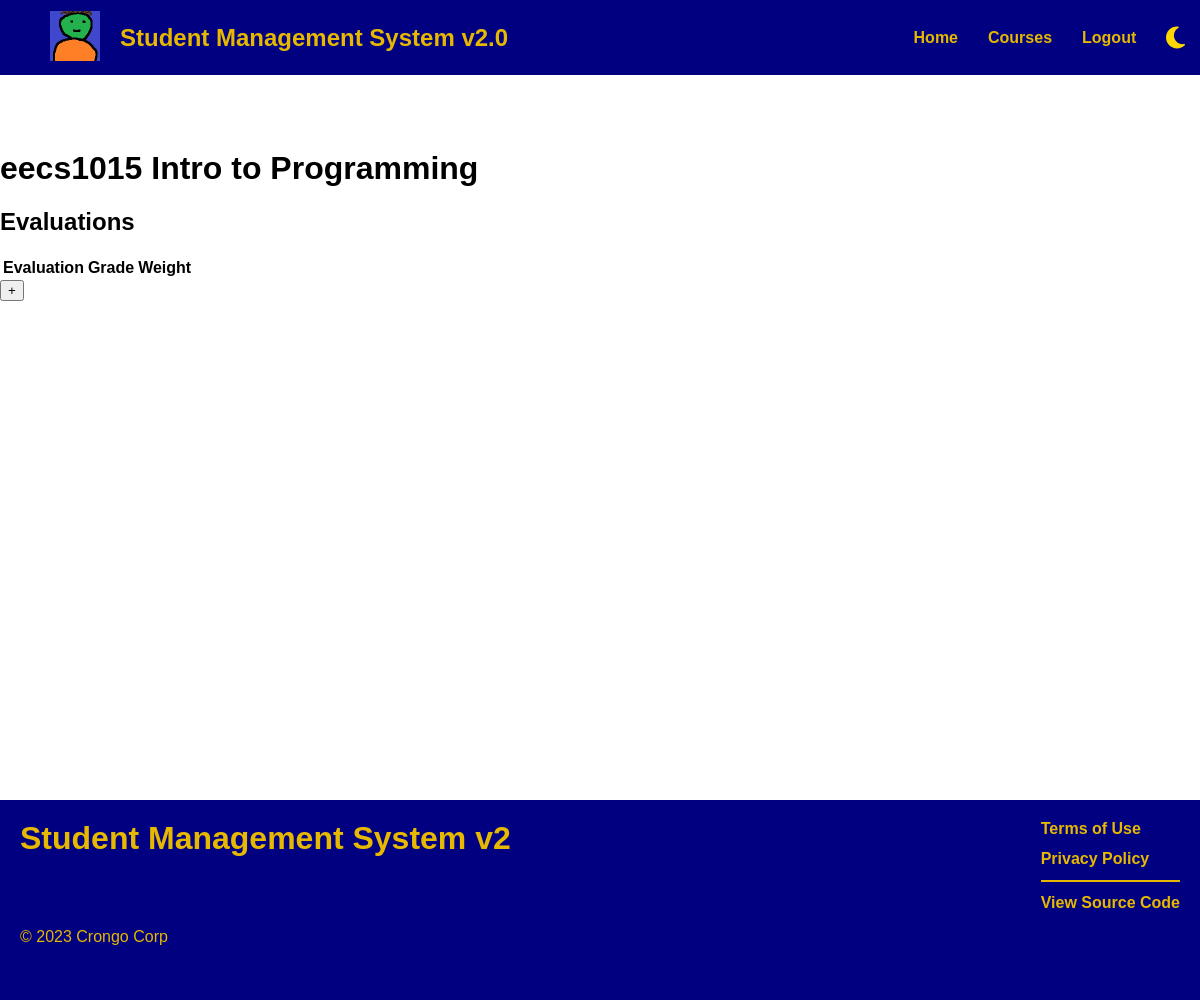
Before: /course/4 (signed in) with the older database file.
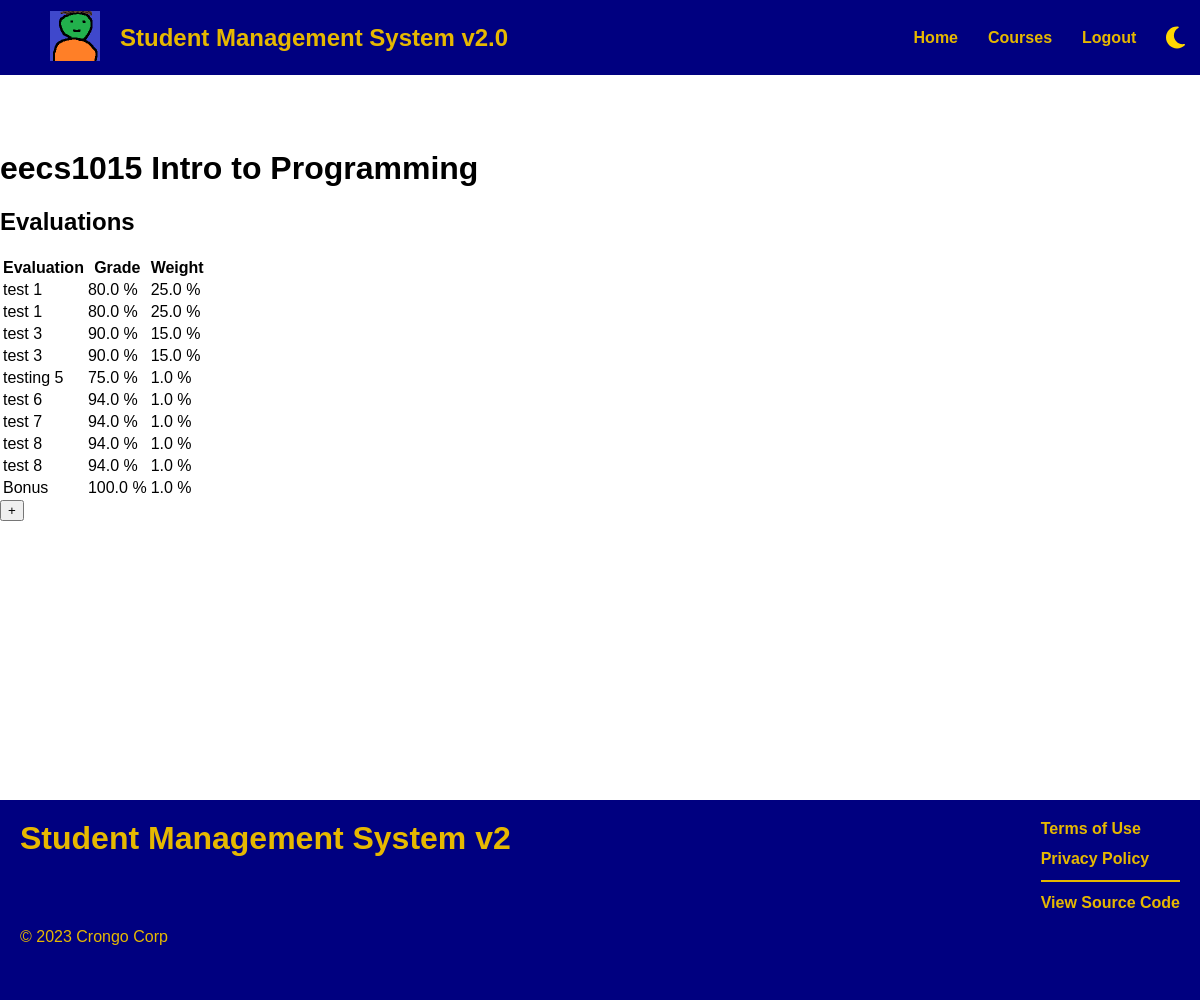
After: the same page with the newer database file.
### backend/models.py (models this page shows, shortened)
class Evaluation(db.Model):
    _id = db.Column("id", db.Integer, primary_key = True)
    name =  db.Column(db.String(100), nullable = False)
    grade = db.Column(db.Float)
    weight = db.Column(db.Float, nullable = False)
    courseId = db.Column(db.Integer, nullable = False)
    def getEvaluations(course_id):
        return Evaluation.query.filter_by(courseId = course_id).all()

### backend/controllers.py (the view)
@app.route("/course/<id>", methods = ["GET"])
def course_get_by_id(id):
    course = Course.getCourseById(id)
    evaluations = Evaluation.getEvaluations(course._id)
    if (len(evaluations) > 0):
        return render_template(
            'course.html',
            course = course,
            student = session["NAME"],
            evaluations = evaluations
        )
    else:
        return render_template (
            'course.html',
            course = course,
            student = session["NAME"]
        )

### backend/__init__.py (called while the page is built)
@app.context_processor
def template_inject():
    return { "year": datetime.utcnow().year }

### backend/models.py (called while the page is built)
    def getCourseById(id):
        return Course.query.filter_by(_id = id, trashed = False).first()

### frontend/templates/course.html (shortened to what this page needs)
{% extends 'page_template.html' %}
{% block content %}
    <h1><b>{{course.code}}</b> {{course.name}}</h1>
    <h2>Evaluations</h2>
        <div>
            <table id="evaluations-table">
                <tr>
                    <th>Evaluation</th>
                    <th>Grade</th>
                    <th>Weight</th>
                </tr>
                {% for evaluation in evaluations %}
                    <tr>
                        <td>{{ evaluation.name }}</td>
                        <td>{{ evaluation.grade * 100 }} %</td>
                        <td>{{ evaluation.weight * 100 }} %</td>
                    </tr>
                {% endfor %}
            </table>
            <button id="show-evaluation-button" onclick="showEvaluationInputRow()">+</button>
        </div>
{% endblock content %}

Changed rows visible on the page:
added Evaluation: name "test 1", evaluation.grade*100 "80.0", evaluation.weight*100 "25.0"
added Evaluation: name "test 1", evaluation.grade*100 "80.0", evaluation.weight*100 "25.0"
added Evaluation: name "test 3", evaluation.grade*100 "90.0", evaluation.weight*100 "15.0"
added Evaluation: name "test 3", evaluation.grade*100 "90.0", evaluation.weight*100 "15.0"
added Evaluation: name "testing 5", evaluation.grade*100 "75.0", evaluation.weight*100 "1.0"
added Evaluation: name "test 6", evaluation.grade*100 "94.0", evaluation.weight*100 "1.0"
added Evaluation: name "test 7", evaluation.grade*100 "94.0", evaluation.weight*100 "1.0"
added Evaluation: name "test 8", evaluation.grade*100 "94.0", evaluation.weight*100 "1.0"
added Evaluation: name "test 8", evaluation.grade*100 "94.0", evaluation.weight*100 "1.0"
added Evaluation: name "Bonus", evaluation.grade*100 "100.0", evaluation.weight*100 "1.0"
